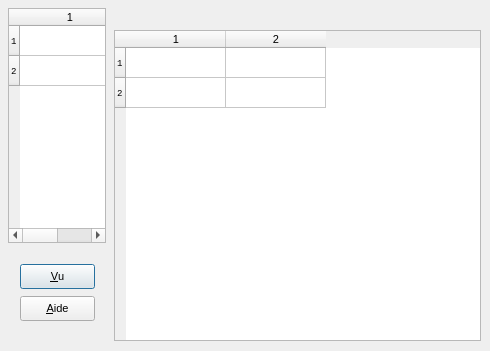
<?xml version="1.0" encoding="UTF-8"?>
<ui version="4.0">
 <comment>GÉNÉRÉ par tools/dfm2ui.py depuis src/f_statsv.dfm : ne pas modifier à la main avant la fin du portage de la fiche</comment>
 <class>frmStatsVehicules</class>
 <widget class="QDialog" name="frmStatsVehicules">
  <property name="geometry">
   <rect>
    <x>192</x>
    <y>108</y>
    <width>490</width>
    <height>351</height>
   </rect>
  </property>
  <property name="windowTitle">
   <string />
  </property>
  <property name="vclFontHeight" stdset="0">
   <number>-11</number>
  </property>
  <property name="font">
   <font>
    <family>MS Sans Serif</family>
    <pointsize>8</pointsize>
    <bold>false</bold>
    <italic>false</italic>
    <underline>false</underline>
    <strikeout>false</strikeout>
   </font>
  </property>
  <property name="vclHelpContext" stdset="0">
   <number>62</number>
  </property>
  <property name="vclActiveControl" stdset="0">
   <string notr="true">ButtonFermer</string>
  </property>
  <property name="vclBorderIcons" stdset="0">
   <string notr="true">biSystemMenu</string>
  </property>
  <property name="vclBorderStyle" stdset="0">
   <string notr="true">bsSingle</string>
  </property>
  <property name="vclColor" stdset="0">
   <string notr="true">clBtnFace</string>
  </property>
  <property name="vclFormStyle" stdset="0">
   <string notr="true">fsStayOnTop</string>
  </property>
  <property name="vclKeyPreview" stdset="0">
   <bool>true</bool>
  </property>
  <property name="vclPosition" stdset="0">
   <string notr="true">poScreenCenter</string>
  </property>
  <property name="vclTextHeight" stdset="0">
   <number>13</number>
  </property>
  <widget class="TStringGrid" name="StringGridCoordParkings">
   <property name="rowCount">
    <number>2</number>
   </property>
   <property name="columnCount">
    <number>2</number>
   </property>
   <property name="geometry">
    <rect>
     <x>8</x>
     <y>8</y>
     <width>98</width>
     <height>235</height>
    </rect>
   </property>
   <property name="vclFontHeight" stdset="0">
    <number>-9</number>
   </property>
   <property name="font">
    <font>
     <family>Courier New</family>
     <pointsize>7</pointsize>
     <bold>false</bold>
     <italic>false</italic>
     <underline>false</underline>
     <strikeout>false</strikeout>
    </font>
   </property>
   <property name="toolTip">
    <string>Coordonnées des étapes</string>
   </property>
   <property name="statusTip">
    <string>Coordonnées des étapes</string>
   </property>
   <property name="vclColCount" stdset="0">
    <number>2</number>
   </property>
   <property name="vclDefaultColWidth" stdset="0">
    <number>26</number>
   </property>
   <property name="vclDefaultRowHeight" stdset="0">
    <number>20</number>
   </property>
   <property name="vclRowCount" stdset="0">
    <number>2</number>
   </property>
   <property name="vclOptions" stdset="0">
    <string notr="true">goFixedHorzLine,goFixedVertLine,goHorzLine,goVertLine</string>
   </property>
   <property name="vclScrollBars" stdset="0">
    <string notr="true">ssVertical</string>
   </property>
   <property name="vclTabOrder" stdset="0">
    <number>0</number>
   </property>
   <property name="vclColWidths" stdset="0">
    <stringlist notr="true">
     <string>26</string>
     <string>52</string>
    </stringlist>
   </property>
  </widget>
  <widget class="TButton" name="ButtonFermer">
   <property name="text">
    <string>&amp;Vu</string>
   </property>
   <property name="default">
    <bool>true</bool>
   </property>
   <property name="autoDefault">
    <bool>false</bool>
   </property>
   <property name="geometry">
    <rect>
     <x>20</x>
     <y>264</y>
     <width>75</width>
     <height>25</height>
    </rect>
   </property>
   <property name="vclTabOrder" stdset="0">
    <number>1</number>
   </property>
  </widget>
  <widget class="TTabControl" name="TabControl">
   <property name="geometry">
    <rect>
     <x>112</x>
     <y>8</y>
     <width>372</width>
     <height>336</height>
    </rect>
   </property>
   <property name="vclTabOrder" stdset="0">
    <number>2</number>
   </property>
   <property name="vclTabsStrings" stdset="0">
    <stringlist notr="true">
     <string>Nb.cases entre le + long et le + court</string>
     <string>Nb.tours entre le + lent et le + rapide</string>
    </stringlist>
   </property>
   <property name="vclTabIndex" stdset="0">
    <number>0</number>
   </property>
   <widget class="TStringGrid" name="StringGridStatsVehicules">
    <property name="rowCount">
     <number>2</number>
    </property>
    <property name="columnCount">
     <number>2</number>
    </property>
    <property name="geometry">
     <rect>
      <x>2</x>
      <y>22</y>
      <width>367</width>
      <height>311</height>
     </rect>
    </property>
    <property name="vclFontHeight" stdset="0">
     <number>-9</number>
    </property>
    <property name="font">
     <font>
      <family>Courier New</family>
      <pointsize>7</pointsize>
      <bold>false</bold>
      <italic>false</italic>
      <underline>false</underline>
      <strikeout>false</strikeout>
     </font>
    </property>
    <property name="toolTip">
     <string>Etape de départ en abscisse et étape d'arrivée en ordonnée</string>
    </property>
    <property name="statusTip">
     <string>Etape de départ en abscisse et étape d'arrivée en ordonnée</string>
    </property>
    <property name="vclColCount" stdset="0">
     <number>2</number>
    </property>
    <property name="vclDefaultColWidth" stdset="0">
     <number>28</number>
    </property>
    <property name="vclDefaultRowHeight" stdset="0">
     <number>20</number>
    </property>
    <property name="vclRowCount" stdset="0">
     <number>2</number>
    </property>
    <property name="vclOptions" stdset="0">
     <string notr="true">goFixedHorzLine,goFixedVertLine,goHorzLine,goVertLine</string>
    </property>
    <property name="vclTabOrder" stdset="0">
     <number>0</number>
    </property>
   </widget>
  </widget>
  <widget class="TButton" name="ButtonAide">
   <property name="text">
    <string>&amp;Aide</string>
   </property>
   <property name="autoDefault">
    <bool>false</bool>
   </property>
   <property name="geometry">
    <rect>
     <x>20</x>
     <y>296</y>
     <width>75</width>
     <height>25</height>
    </rect>
   </property>
   <property name="vclTabOrder" stdset="0">
    <number>3</number>
   </property>
  </widget>
 </widget>
 <tabstops>
  <tabstop>StringGridCoordParkings</tabstop>
  <tabstop>ButtonFermer</tabstop>
  <tabstop>TabControl</tabstop>
  <tabstop>StringGridStatsVehicules</tabstop>
  <tabstop>ButtonAide</tabstop>
 </tabstops>
 <customwidgets>
  <customwidget>
   <class>TStringGrid</class>
   <extends>QTableWidget</extends>
   <header>vcl/controles.h</header>
  </customwidget>
  <customwidget>
   <class>TButton</class>
   <extends>QPushButton</extends>
   <header>vcl/controles.h</header>
  </customwidget>
  <customwidget>
   <class>TTabControl</class>
   <extends>QWidget</extends>
   <header>vcl/controles.h</header>
  </customwidget>
 </customwidgets>
 <resources>
  <include location="../ressources/images.qrc" />
 </resources>
 <connections />
</ui>
